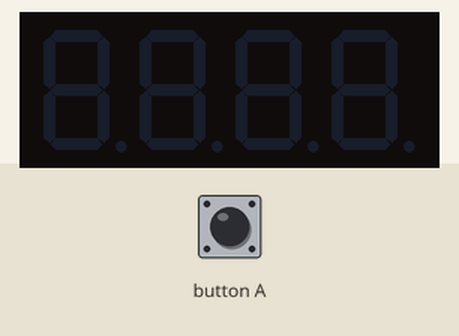
The program below on a simulated Calliope mini (MakeCode). Shown: 4-digit seven-segment display. The test bench sets the inputs (shaded band).

Above: at 1.2 s.
1.3 s: button A pressed for 0.15 s
At 1.5 s:
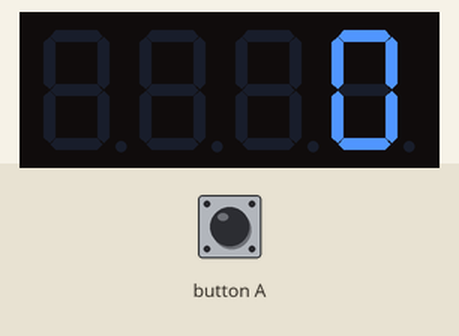
At 1.9 s:
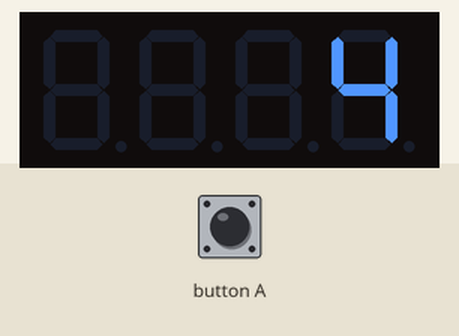
Timing chart, 0 to 4.3 s (numbered marks = the images above; inputs shaded):
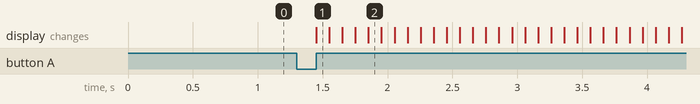

Measured:
- after the input at 1.3 s, the display: changes after 0.15 s (image 1)

The program:

main.ts
```typescript
input.onButtonEvent(Button.A, input.buttonEventClick(), function () {
    for (let Index = 0; Index <= 10000; Index++) {
        _4digit.show(Index)
        basic.pause(100)
    }
})
let _4digit: grove.TM1637 = null
let zahl = 0
_4digit = grove.createDisplay(DigitalPin.C16, DigitalPin.C17)
basic.forever(function () {

})
```

test.ts
```typescript
// Hier kann man Tests durchführen; diese Datei wird nicht kompiliert, wenn dieses Paket als Erweiterung verwendet wird.
```
